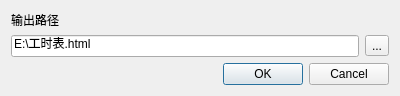
<?xml version="1.0" encoding="UTF-8"?>
<ui version="4.0">
 <class>Dialog</class>
 <widget class="QDialog" name="Dialog">
  <property name="windowModality">
   <enum>Qt::NonModal</enum>
  </property>
  <property name="geometry">
   <rect>
    <x>0</x>
    <y>0</y>
    <width>400</width>
    <height>93</height>
   </rect>
  </property>
  <property name="windowTitle">
   <string>生成工时表</string>
  </property>
  <layout class="QVBoxLayout" name="verticalLayout">
   <item>
    <widget class="QLabel" name="label">
     <property name="text">
      <string>输出路径</string>
     </property>
    </widget>
   </item>
   <item>
    <layout class="QHBoxLayout" name="horizontalLayout">
     <item>
      <widget class="QLineEdit" name="lineEdit">
       <property name="text">
        <string>E:\工时表.html</string>
       </property>
      </widget>
     </item>
     <item>
      <widget class="QToolButton" name="toolButton">
       <property name="text">
        <string>...</string>
       </property>
      </widget>
     </item>
    </layout>
   </item>
   <item>
    <spacer name="verticalSpacer">
     <property name="orientation">
      <enum>Qt::Vertical</enum>
     </property>
     <property name="sizeHint" stdset="0">
      <size>
       <width>20</width>
       <height>40</height>
      </size>
     </property>
    </spacer>
   </item>
   <item>
    <widget class="QDialogButtonBox" name="buttonBox">
     <property name="orientation">
      <enum>Qt::Horizontal</enum>
     </property>
     <property name="standardButtons">
      <set>QDialogButtonBox::Cancel|QDialogButtonBox::Ok</set>
     </property>
    </widget>
   </item>
  </layout>
  <action name="actionPath">
   <property name="text">
    <string>path</string>
   </property>
  </action>
 </widget>
 <resources/>
 <connections>
  <connection>
   <sender>buttonBox</sender>
   <signal>accepted()</signal>
   <receiver>Dialog</receiver>
   <slot>accept()</slot>
   <hints>
    <hint type="sourcelabel">
     <x>248</x>
     <y>254</y>
    </hint>
    <hint type="destinationlabel">
     <x>157</x>
     <y>274</y>
    </hint>
   </hints>
  </connection>
  <connection>
   <sender>buttonBox</sender>
   <signal>rejected()</signal>
   <receiver>Dialog</receiver>
   <slot>reject()</slot>
   <hints>
    <hint type="sourcelabel">
     <x>316</x>
     <y>260</y>
    </hint>
    <hint type="destinationlabel">
     <x>286</x>
     <y>274</y>
    </hint>
   </hints>
  </connection>
  <connection>
   <sender>toolButton</sender>
   <signal>pressed()</signal>
   <receiver>actionPath</receiver>
   <slot>trigger()</slot>
   <hints>
    <hint type="sourcelabel">
     <x>371</x>
     <y>37</y>
    </hint>
    <hint type="destinationlabel">
     <x>-1</x>
     <y>-1</y>
    </hint>
   </hints>
  </connection>
 </connections>
</ui>
